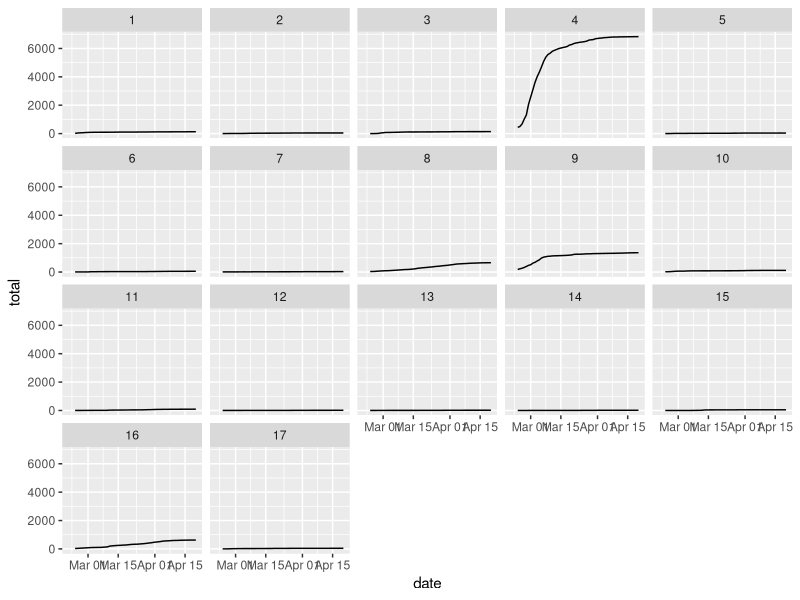
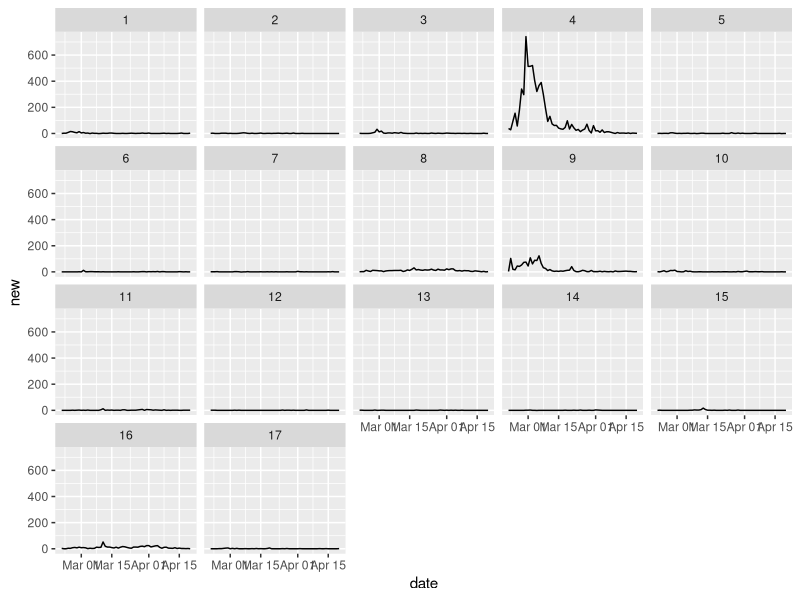
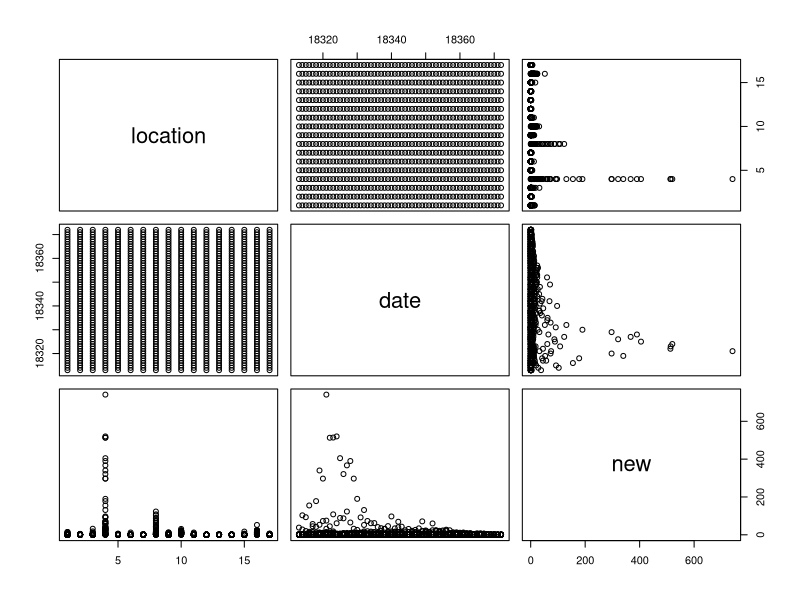

The R script that drew these images, in order:
library(ggplot2)
library(tidyr)

#"total" in excel is "subtotal" under comfirmed cases = discharged + isolated + deceased 
# for e.g: subtotal = 427 in table 1 and 2 https://www.cdc.go.kr/board/board.es?mid=a30402000000&bid=0030 
# "new" in excel is not newly-found isolated cases (424), instead
# "new" in excel = "newly comifirmed" in table 2, is a sum of discharged + isolated + deceased

data <- read.csv("Covid19_KCDC_Geo.csv")
summary(data)
summary(data$location)
data$ID <- as.factor(data$ID)
summary(data$ID)
data$level <- rep(NA, 1114)

# add column level, city vs. province
for (i in 1:1114) {
           ifelse(data$ID[i]==1 || data$ID[i]==4 || data$ID[i]==5 || data$ID[i]==7 || 
                  data$ID[i]==11 || data$ID[i]==15 || data$ID[i]==16 ||data$ID[i]==17, 
                  data$level[i] <- "city", data$level[i] <- "province")
                  }

data$level <- as.factor(data$level)
summary(data$level)

# convert to date object
data$date <- as.Date(data$date)


# delete observations with time=16:00, as most obs w/ time= 0:00 and 
# it's closer to 9:00.
data1 <- data[data$time!= "16:00", ]

# delete observations from Airport
data2 <- data1[data1$ID!=0, ]
row.names(data2) <- 1:1020

# create a column to represent difference between row i and i-1
data2$diff <- c(NA, diff(data2$total))

# check if new (newly confirmed) is equal to diff in total
dv <- which(data2$new!= data2$diff)
dv # rows where new != diff, a few cases 
# [1]   5   6  69 190 191 219 245 249 250 305 425 485 486 491 785 786 905 906
# check these rows 
# not verified yet as of 08-25-2020, it needs to check 6 notices on KCDC for each occasion 
# consider use column diff for sensitivity test
dr <- data2[dv, ]


###plot to check for if values looks correct
p <- ggplot(data2, aes(x=date, y=total)) + 
  geom_line() +
  facet_wrap(~ID)
p

p1 <- ggplot(data2, aes(x=date, y=new)) + 
  geom_line() +
  facet_wrap(~ID)
p1
########check if total is non-decreasing
nd <-which(diff(data2$total)<0)
nd
# [1]  13  17 249 258 297 304 374 785 793
# the above 9 rows were checked and found to be conformed with original data source on KCDC
# For one row listed above (17): from 2020-03-09, we can see total decreased to 96,
# check CDC website we found this note:
#" *There was one deceased case in Busan, 
# but the local government in charge of the case changed from Busan to Gyeongbuk."
# on (https://www.cdc.go.kr/board/board.es?mid=a30402000000&bid=0030&act=view&list_no=366490&tag=&nPage=33)

####### Check for NA
summary(data2$new)
summary(data2$total)
which(is.na(data2$total)) #every location missing 2-21 to 2-23

###### create t*i maxtrix for sts object
data3<-data2[ ,c(2,3,6)]
obs <- spread(data3, location, new)

plot(data3)
